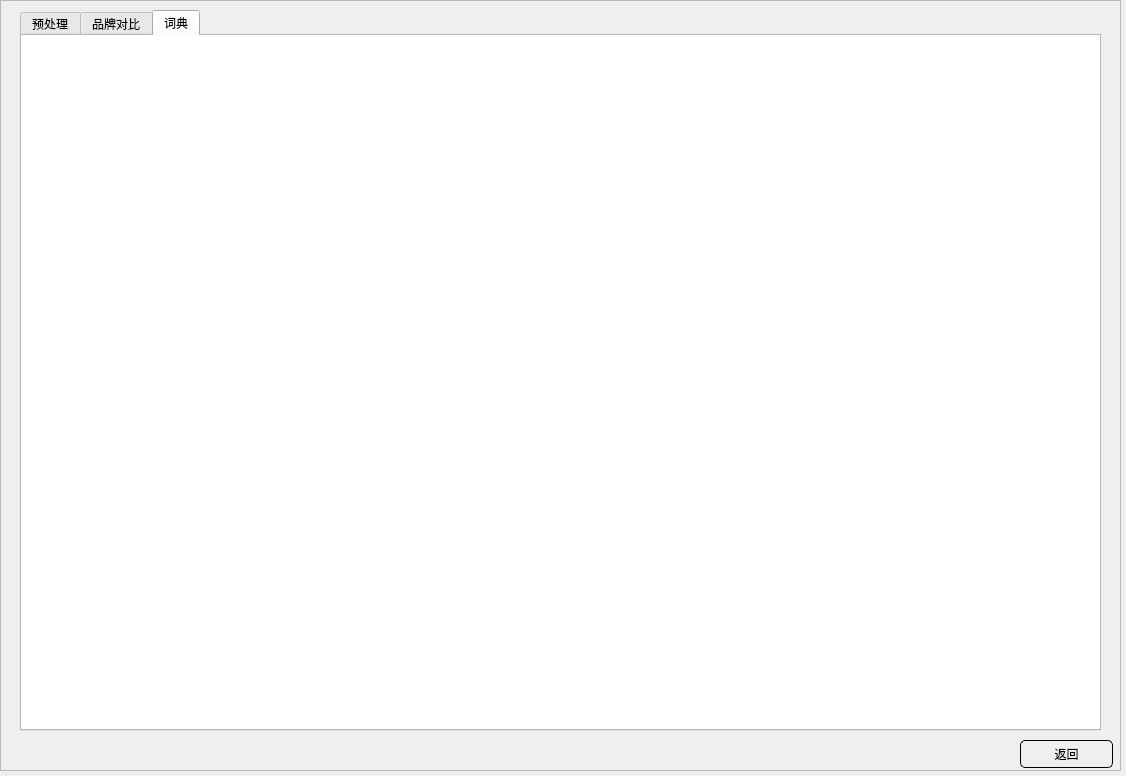
<?xml version="1.0" encoding="UTF-8"?>
<ui version="4.0">
 <class>Form</class>
 <widget class="QWidget" name="Form">
  <property name="geometry">
   <rect>
    <x>0</x>
    <y>0</y>
    <width>1126</width>
    <height>776</height>
   </rect>
  </property>
  <property name="windowTitle">
   <string>Form</string>
  </property>
  <widget class="QFrame" name="frameArchievement">
   <property name="geometry">
    <rect>
     <x>0</x>
     <y>0</y>
     <width>1121</width>
     <height>771</height>
    </rect>
   </property>
   <property name="styleSheet">
    <string notr="true"/>
   </property>
   <property name="frameShape">
    <enum>QFrame::StyledPanel</enum>
   </property>
   <property name="frameShadow">
    <enum>QFrame::Raised</enum>
   </property>
   <widget class="QTabWidget" name="tabAchievements">
    <property name="geometry">
     <rect>
      <x>20</x>
      <y>10</y>
      <width>1081</width>
      <height>721</height>
     </rect>
    </property>
    <property name="styleSheet">
     <string notr="true">QTabWidget {
	background: #FFF;
}</string>
    </property>
    <property name="currentIndex">
     <number>2</number>
    </property>
    <widget class="QWidget" name="tabPreProcessed">
     <attribute name="title">
      <string>预处理</string>
     </attribute>
     <widget class="QTabWidget" name="tabBrand">
      <property name="geometry">
       <rect>
        <x>20</x>
        <y>20</y>
        <width>1041</width>
        <height>661</height>
       </rect>
      </property>
      <property name="styleSheet">
       <string notr="true">QTabWidget::tab-bar {
	alignment: center;
}</string>
      </property>
      <property name="tabShape">
       <enum>QTabWidget::Triangular</enum>
      </property>
      <property name="currentIndex">
       <number>1</number>
      </property>
      <widget class="QWidget" name="tabLenovo">
       <attribute name="title">
        <string>联想</string>
       </attribute>
       <widget class="QFrame" name="frameLenovo">
        <property name="geometry">
         <rect>
          <x>10</x>
          <y>10</y>
          <width>1011</width>
          <height>601</height>
         </rect>
        </property>
        <property name="styleSheet">
         <string notr="true">QFrame {
	background: #FFFFFF;
}</string>
        </property>
        <property name="frameShape">
         <enum>QFrame::StyledPanel</enum>
        </property>
        <property name="frameShadow">
         <enum>QFrame::Raised</enum>
        </property>
        <widget class="QPushButton" name="buttonBad">
         <property name="geometry">
          <rect>
           <x>40</x>
           <y>280</y>
           <width>61</width>
           <height>151</height>
          </rect>
         </property>
         <property name="text">
          <string>差
评</string>
         </property>
        </widget>
        <widget class="QStackedWidget" name="stackedWidgetContent">
         <property name="geometry">
          <rect>
           <x>150</x>
           <y>20</y>
           <width>811</width>
           <height>561</height>
          </rect>
         </property>
         <property name="styleSheet">
          <string notr="true"/>
         </property>
         <property name="currentIndex">
          <number>1</number>
         </property>
         <widget class="QWidget" name="pagePraise">
          <widget class="QToolBox" name="toolBoxPraise">
           <property name="geometry">
            <rect>
             <x>10</x>
             <y>30</y>
             <width>771</width>
             <height>511</height>
            </rect>
           </property>
           <property name="currentIndex">
            <number>2</number>
           </property>
           <widget class="QWidget" name="pageItemComments">
            <property name="geometry">
             <rect>
              <x>0</x>
              <y>0</y>
              <width>771</width>
              <height>391</height>
             </rect>
            </property>
            <attribute name="label">
             <string>原评论</string>
            </attribute>
            <widget class="QTableView" name="tableViewComments">
             <property name="geometry">
              <rect>
               <x>0</x>
               <y>10</y>
               <width>761</width>
               <height>361</height>
              </rect>
             </property>
            </widget>
           </widget>
           <widget class="QWidget" name="pageItemGetRid">
            <property name="geometry">
             <rect>
              <x>0</x>
              <y>0</y>
              <width>771</width>
              <height>391</height>
             </rect>
            </property>
            <attribute name="label">
             <string>去重</string>
            </attribute>
            <widget class="QTableView" name="tableViewGetRid">
             <property name="geometry">
              <rect>
               <x>0</x>
               <y>10</y>
               <width>761</width>
               <height>361</height>
              </rect>
             </property>
            </widget>
           </widget>
           <widget class="QWidget" name="pageItemTagWords">
            <property name="geometry">
             <rect>
              <x>0</x>
              <y>0</y>
              <width>771</width>
              <height>391</height>
             </rect>
            </property>
            <attribute name="label">
             <string>分词标注</string>
            </attribute>
            <widget class="QTableView" name="tableViewTagWords">
             <property name="geometry">
              <rect>
               <x>0</x>
               <y>10</y>
               <width>761</width>
               <height>361</height>
              </rect>
             </property>
            </widget>
           </widget>
           <widget class="QWidget" name="pageItemAttrScore">
            <property name="geometry">
             <rect>
              <x>0</x>
              <y>0</y>
              <width>771</width>
              <height>391</height>
             </rect>
            </property>
            <attribute name="label">
             <string>属性词得分</string>
            </attribute>
           </widget>
          </widget>
         </widget>
         <widget class="QWidget" name="pageBad">
          <widget class="QToolBox" name="toolBoxCotent">
           <property name="geometry">
            <rect>
             <x>10</x>
             <y>30</y>
             <width>771</width>
             <height>511</height>
            </rect>
           </property>
           <property name="currentIndex">
            <number>3</number>
           </property>
           <widget class="QWidget" name="pageItemComments_2">
            <property name="geometry">
             <rect>
              <x>0</x>
              <y>0</y>
              <width>771</width>
              <height>391</height>
             </rect>
            </property>
            <attribute name="label">
             <string>原评论</string>
            </attribute>
            <widget class="QTableView" name="tableViewComments_2">
             <property name="geometry">
              <rect>
               <x>0</x>
               <y>10</y>
               <width>761</width>
               <height>361</height>
              </rect>
             </property>
            </widget>
           </widget>
           <widget class="QWidget" name="pageItemGetRid_2">
            <property name="geometry">
             <rect>
              <x>0</x>
              <y>0</y>
              <width>771</width>
              <height>391</height>
             </rect>
            </property>
            <attribute name="label">
             <string>去重</string>
            </attribute>
            <widget class="QTableView" name="tableViewGetRid_2">
             <property name="geometry">
              <rect>
               <x>0</x>
               <y>10</y>
               <width>761</width>
               <height>361</height>
              </rect>
             </property>
            </widget>
           </widget>
           <widget class="QWidget" name="pageItemTagWords_2">
            <property name="geometry">
             <rect>
              <x>0</x>
              <y>0</y>
              <width>771</width>
              <height>391</height>
             </rect>
            </property>
            <attribute name="label">
             <string>分词标注</string>
            </attribute>
            <widget class="QTableView" name="tableViewTagWords_2">
             <property name="geometry">
              <rect>
               <x>0</x>
               <y>10</y>
               <width>761</width>
               <height>361</height>
              </rect>
             </property>
            </widget>
           </widget>
           <widget class="QWidget" name="pageItemAttrScore_2">
            <property name="geometry">
             <rect>
              <x>0</x>
              <y>0</y>
              <width>771</width>
              <height>391</height>
             </rect>
            </property>
            <attribute name="label">
             <string>属性词得分</string>
            </attribute>
           </widget>
          </widget>
         </widget>
        </widget>
        <widget class="QPushButton" name="buttonPraise">
         <property name="geometry">
          <rect>
           <x>40</x>
           <y>100</y>
           <width>61</width>
           <height>151</height>
          </rect>
         </property>
         <property name="text">
          <string>好
评</string>
         </property>
        </widget>
       </widget>
      </widget>
      <widget class="QWidget" name="tabHp">
       <attribute name="title">
        <string>惠普</string>
       </attribute>
       <widget class="QFrame" name="frameHp">
        <property name="geometry">
         <rect>
          <x>10</x>
          <y>10</y>
          <width>1011</width>
          <height>601</height>
         </rect>
        </property>
        <property name="styleSheet">
         <string notr="true">QFrame {
	background: #FFFFFF;
}</string>
        </property>
        <property name="frameShape">
         <enum>QFrame::StyledPanel</enum>
        </property>
        <property name="frameShadow">
         <enum>QFrame::Raised</enum>
        </property>
        <widget class="QPushButton" name="buttonBad_2">
         <property name="geometry">
          <rect>
           <x>40</x>
           <y>280</y>
           <width>61</width>
           <height>151</height>
          </rect>
         </property>
         <property name="text">
          <string>差
评</string>
         </property>
        </widget>
        <widget class="QStackedWidget" name="stackedWidgetContent_2">
         <property name="geometry">
          <rect>
           <x>150</x>
           <y>20</y>
           <width>811</width>
           <height>561</height>
          </rect>
         </property>
         <property name="styleSheet">
          <string notr="true"/>
         </property>
         <property name="currentIndex">
          <number>1</number>
         </property>
         <widget class="QWidget" name="pagePraise_2">
          <widget class="QToolBox" name="toolBoxPraise_2">
           <property name="geometry">
            <rect>
             <x>10</x>
             <y>30</y>
             <width>771</width>
             <height>511</height>
            </rect>
           </property>
           <property name="currentIndex">
            <number>2</number>
           </property>
           <widget class="QWidget" name="pageItemComments_3">
            <property name="geometry">
             <rect>
              <x>0</x>
              <y>0</y>
              <width>100</width>
              <height>30</height>
             </rect>
            </property>
            <attribute name="label">
             <string>原评论</string>
            </attribute>
            <widget class="QTableView" name="tableViewComments_3">
             <property name="geometry">
              <rect>
               <x>0</x>
               <y>10</y>
               <width>761</width>
               <height>361</height>
              </rect>
             </property>
            </widget>
           </widget>
           <widget class="QWidget" name="pageItemGetRid_3">
            <property name="geometry">
             <rect>
              <x>0</x>
              <y>0</y>
              <width>771</width>
              <height>391</height>
             </rect>
            </property>
            <attribute name="label">
             <string>去重</string>
            </attribute>
            <widget class="QTableView" name="tableViewGetRid_3">
             <property name="geometry">
              <rect>
               <x>0</x>
               <y>10</y>
               <width>761</width>
               <height>361</height>
              </rect>
             </property>
            </widget>
           </widget>
           <widget class="QWidget" name="pageItemTagWords_3">
            <property name="geometry">
             <rect>
              <x>0</x>
              <y>0</y>
              <width>771</width>
              <height>391</height>
             </rect>
            </property>
            <attribute name="label">
             <string>分词标注</string>
            </attribute>
            <widget class="QTableView" name="tableViewTagWords_3">
             <property name="geometry">
              <rect>
               <x>0</x>
               <y>10</y>
               <width>761</width>
               <height>361</height>
              </rect>
             </property>
            </widget>
           </widget>
           <widget class="QWidget" name="pageItemAttrScore_3">
            <property name="geometry">
             <rect>
              <x>0</x>
              <y>0</y>
              <width>100</width>
              <height>30</height>
             </rect>
            </property>
            <attribute name="label">
             <string>属性词得分</string>
            </attribute>
           </widget>
          </widget>
         </widget>
         <widget class="QWidget" name="pageBad_2">
          <widget class="QToolBox" name="toolBoxCotent_2">
           <property name="geometry">
            <rect>
             <x>10</x>
             <y>30</y>
             <width>771</width>
             <height>511</height>
            </rect>
           </property>
           <property name="currentIndex">
            <number>3</number>
           </property>
           <widget class="QWidget" name="pageItemComments_4">
            <property name="geometry">
             <rect>
              <x>0</x>
              <y>0</y>
              <width>100</width>
              <height>30</height>
             </rect>
            </property>
            <attribute name="label">
             <string>原评论</string>
            </attribute>
            <widget class="QTableView" name="tableViewComments_4">
             <property name="geometry">
              <rect>
               <x>0</x>
               <y>10</y>
               <width>761</width>
               <height>361</height>
              </rect>
             </property>
            </widget>
           </widget>
           <widget class="QWidget" name="pageItemGetRid_4">
            <property name="geometry">
             <rect>
              <x>0</x>
              <y>0</y>
              <width>100</width>
              <height>30</height>
             </rect>
            </property>
            <attribute name="label">
             <string>去重</string>
            </attribute>
            <widget class="QTableView" name="tableViewGetRid_4">
             <property name="geometry">
              <rect>
               <x>0</x>
               <y>10</y>
               <width>761</width>
               <height>361</height>
              </rect>
             </property>
            </widget>
           </widget>
           <widget class="QWidget" name="pageItemTagWords_4">
            <property name="geometry">
             <rect>
              <x>0</x>
              <y>0</y>
              <width>100</width>
              <height>30</height>
             </rect>
            </property>
            <attribute name="label">
             <string>分词标注</string>
            </attribute>
            <widget class="QTableView" name="tableViewTagWords_4">
             <property name="geometry">
              <rect>
               <x>0</x>
               <y>10</y>
               <width>761</width>
               <height>361</height>
              </rect>
             </property>
            </widget>
           </widget>
           <widget class="QWidget" name="pageItemAttrScore_4">
            <property name="geometry">
             <rect>
              <x>0</x>
              <y>0</y>
              <width>771</width>
              <height>391</height>
             </rect>
            </property>
            <attribute name="label">
             <string>属性词得分</string>
            </attribute>
           </widget>
          </widget>
         </widget>
        </widget>
        <widget class="QPushButton" name="buttonPraise_2">
         <property name="geometry">
          <rect>
           <x>40</x>
           <y>100</y>
           <width>61</width>
           <height>151</height>
          </rect>
         </property>
         <property name="text">
          <string>好
评</string>
         </property>
        </widget>
       </widget>
      </widget>
     </widget>
    </widget>
    <widget class="QWidget" name="tabBrandComparison">
     <attribute name="title">
      <string>品牌对比</string>
     </attribute>
    </widget>
    <widget class="QWidget" name="tabDictionary">
     <attribute name="title">
      <string>词典</string>
     </attribute>
    </widget>
   </widget>
   <widget class="QPushButton" name="buttonReturn">
    <property name="geometry">
     <rect>
      <x>1020</x>
      <y>740</y>
      <width>93</width>
      <height>28</height>
     </rect>
    </property>
    <property name="styleSheet">
     <string notr="true">QPushButton {
	border: 1px solid;
	border-radius: 5px;
}</string>
    </property>
    <property name="text">
     <string>返回</string>
    </property>
   </widget>
  </widget>
 </widget>
 <resources/>
 <connections/>
</ui>
